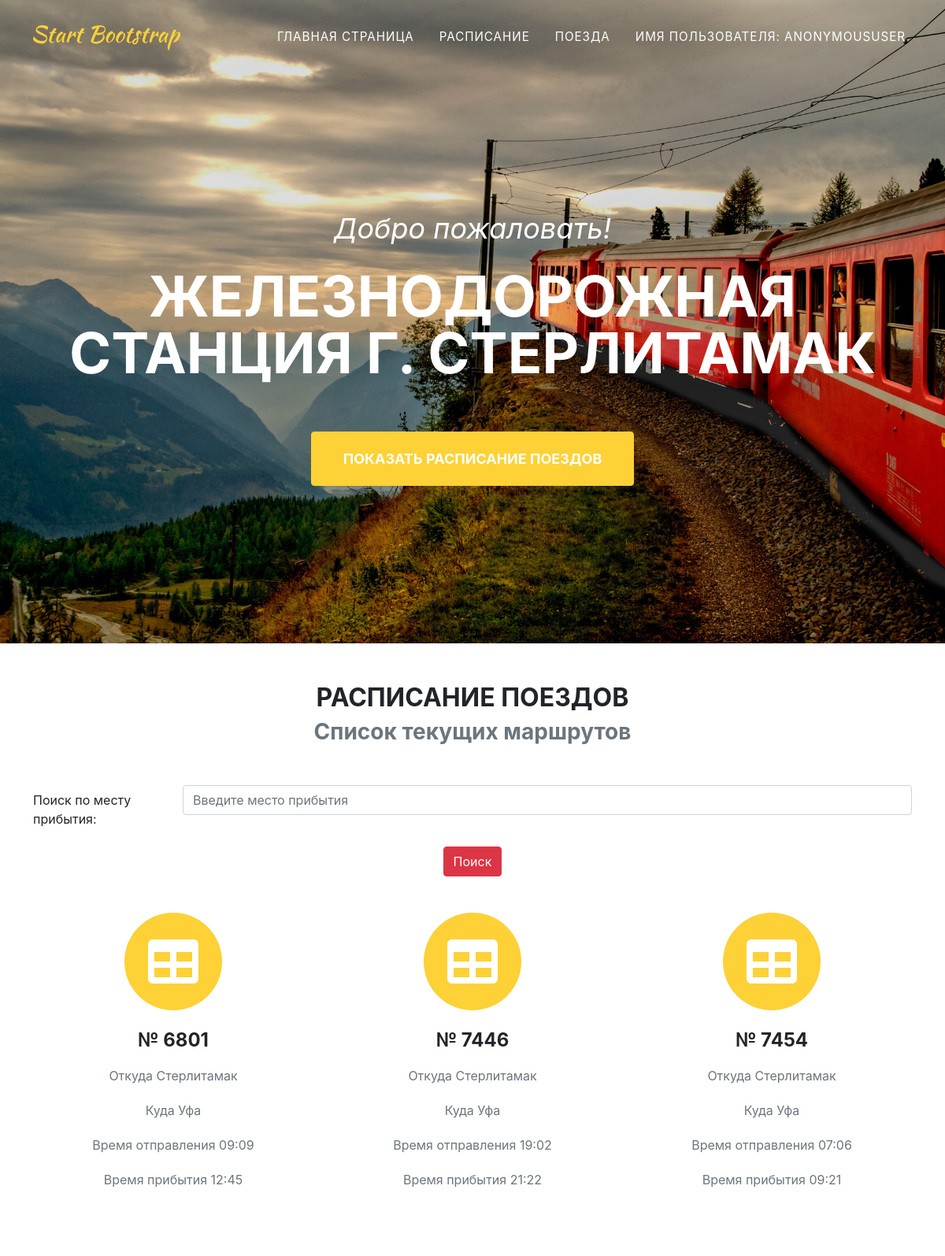
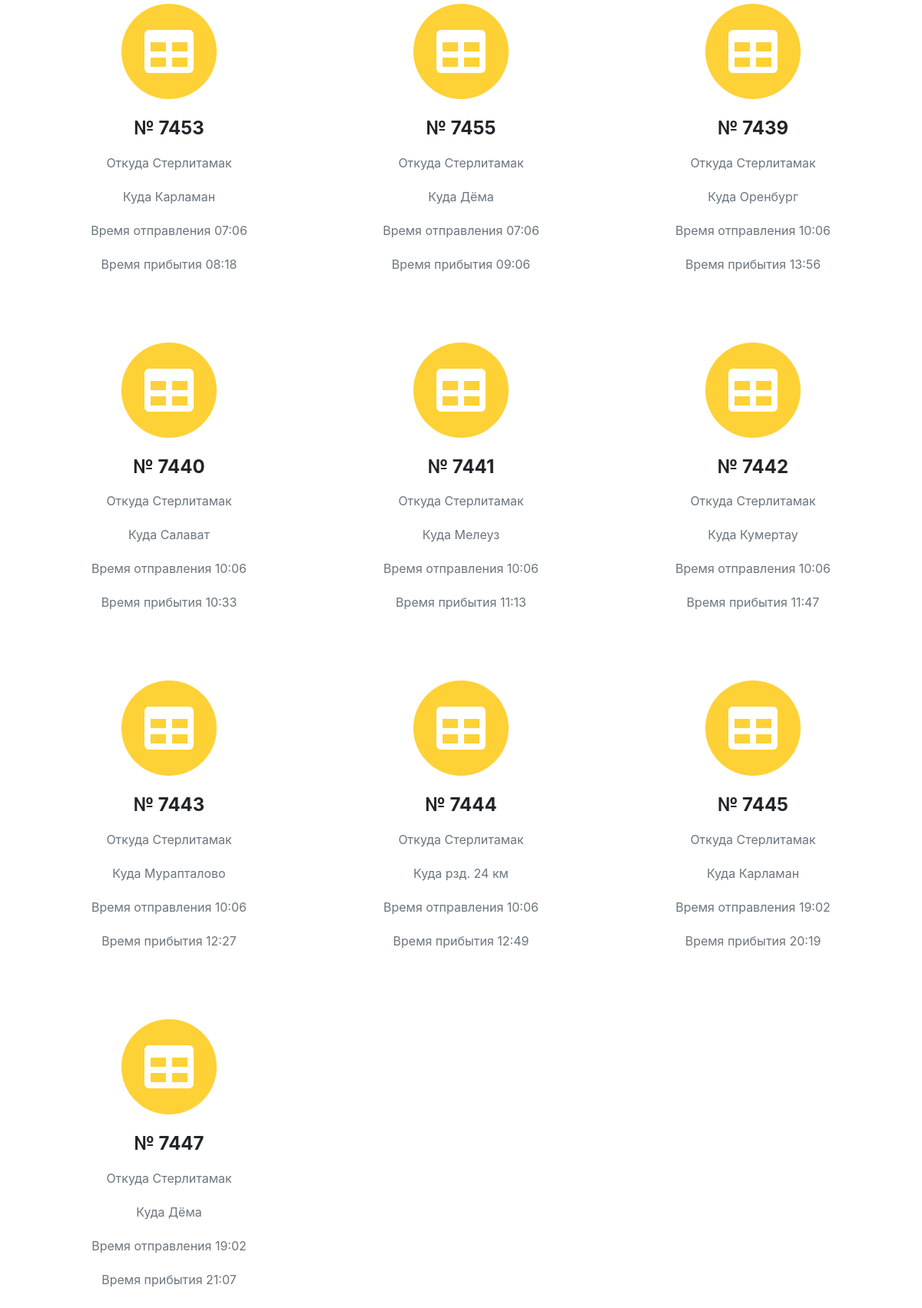
The page /schedules_list/ on the database its author committed (2 pictures, top to bottom).
### Railway/models.py (models this page shows, shortened)
class Schedule(models.Model):
    RideId = models.PositiveIntegerField(primary_key=True, unique=True)
    DepartureTime = models.TimeField(auto_now=False, auto_now_add=False, default='18:00')
    ArrivalTime = models.TimeField(auto_now=False, auto_now_add=False, default='06:00')
    StartAt = models.CharField(max_length=150, db_index=True)
    FinishAt = models.CharField(max_length=150, db_index=True)

### Railway/views.py (the view)
# urls.py: path('schedules_list/', schedules_list, name='schedules_list_url'),
def schedules_list(request):
    sch = Schedule.objects.all()
    return render(request, 'Railway/schedule.html', context={'Schedules': sch})

### Railway/templates/Railway/schedule.html (shortened to what this page needs)
{% extends 'Railway/AdminPanel.html' %}
{% block schedule %}
    <div class="container">
                <div class="text-center" style="margin-top: 50px; margin-bottom: 50px;">
                    <h2 class="section-heading text-uppercase">Расписание поездов</h2>
                    <h3 class="section-subheading text-muted">Список текущих маршрутов </h3>
                </div>
        <div class="form-group row">
            <label for="search-input" class="col-sm-2 col-form-label">Поиск по месту прибытия:</label>
            <div class="col-sm-10">
                <input type="text" id="search-input" class="form-control" placeholder="Введите место прибытия">
            </div>
        </div>
        <div class="text-center mb-4">
            <button id="search-button" class="btn btn-danger">Поиск</button>
        </div>
    <div class="row text-center">
    {% for sch in Schedules %}
        <div class="col-md-4" style="margin-top: 20px; margin-bottom: 50px;">
            <span class="fa-stack fa-4x">
                <i class="fas fa-circle fa-stack-2x text-primary"></i>
                <i class="fas fa-table fa-stack-1x fa-inverse"></i>
            </span>
            <h4 class="my-3">№ {{sch.RideId}}</h4>
            <p class="text-muted">Откуда  {{sch.StartAt}}</p>
            <p class="text-muted">Куда  {{sch.FinishAt}}</p>
            <p class="text-muted">Время отправления  {{sch.DepartureTime|time:"H:i"}}</p>
            <p class="text-muted">Время прибытия  {{ sch.ArrivalTime|time:"H:i"}}</p>
        </div>
    {% endfor %}
{%  endblock %}

### rows shown on the page
Schedule: RideId "6801", StartAt "Стерлитамак", FinishAt "Уфа", DepartureTime "09:09", ArrivalTime "12:45"
Schedule: RideId "7446", StartAt "Стерлитамак", FinishAt "Уфа", DepartureTime "19:02", ArrivalTime "21:22"
Schedule: RideId "7454", StartAt "Стерлитамак", FinishAt "Уфа", DepartureTime "07:06", ArrivalTime "09:21"
Schedule: RideId "7453", StartAt "Стерлитамак", FinishAt "Карламан", DepartureTime "07:06", ArrivalTime "08:18"
Schedule: RideId "7455", StartAt "Стерлитамак", FinishAt "Дёма", DepartureTime "07:06", ArrivalTime "09:06"
Schedule: RideId "7439", StartAt "Стерлитамак", FinishAt "Оренбург", DepartureTime "10:06", ArrivalTime "13:56"
Schedule: RideId "7440", StartAt "Стерлитамак", FinishAt "Салават", DepartureTime "10:06", ArrivalTime "10:33"
Schedule: RideId "7441", StartAt "Стерлитамак", FinishAt "Мелеуз", DepartureTime "10:06", ArrivalTime "11:13"
Schedule: RideId "7442", StartAt "Стерлитамак", FinishAt "Кумертау", DepartureTime "10:06", ArrivalTime "11:47"
Schedule: RideId "7443", StartAt "Стерлитамак", FinishAt "Мурапталово", DepartureTime "10:06", ArrivalTime "12:27"
Schedule: RideId "7444", StartAt "Стерлитамак", FinishAt "рзд. 24 км", DepartureTime "10:06", ArrivalTime "12:49"
Schedule: RideId "7445", StartAt "Стерлитамак", FinishAt "Карламан", DepartureTime "19:02", ArrivalTime "20:19"
Schedule: RideId "7447", StartAt "Стерлитамак", FinishAt "Дёма", DepartureTime "19:02", ArrivalTime "21:07"

### other values the page prints
{{ request.user }} "ANONYMOUSUSER"
